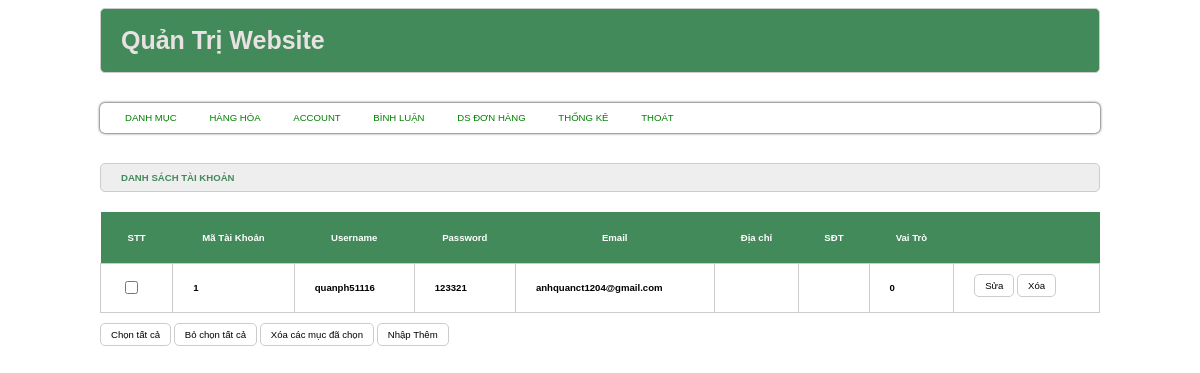
The app's page /admin/index.php?act=dskh with its own data.
### tables this page shows
CREATE TABLE `taikhoan` (
  `id` int NOT NULL,
  `user` varchar(50) NOT NULL,
  `pass` varchar(50) NOT NULL,
  `email` varchar(255) NOT NULL,
  `diachi` varchar(255) DEFAULT NULL,
  `sdt` varchar(20) DEFAULT NULL,
  `vaitro` tinyint NOT NULL DEFAULT '0'
);

### model/pdo.php (called while the page is built, shortened)
<?php
function pdo_connection()
{
    $dburl = "mysql:host=localhost;dbname=duanmau1;charset=utf8";
    $username = 'root';
    $password = '';
    try {
        $conn = new PDO($dburl, $username, $password);
        $conn->setAttribute(PDO::ATTR_ERRMODE, PDO::ERRMODE_EXCEPTION);
        return $conn;
    } catch (PDOException $e) {
        die("Connection failed: " . $e->getMessage());
    }
}
function pdo_query($sql, $params = [])
{
    try {
        $conn = pdo_connection();
        $stmt = $conn->prepare($sql);
        $stmt->execute($params);
        return $stmt->fetchAll(PDO::FETCH_ASSOC);
    } catch (PDOException $e) {
        throw $e;
    } finally {
        unset($conn);
    }
}

### model/taikhoan.php (called while the page is built, shortened)
<?php
function loadall_taikhoan()
{
    $sql = "SELECT * FROM taikhoan ORDER BY id DESC";
    return pdo_query($sql);
}

### admin/taikhoan/list.php (the view, shortened to what this page needs)
<?php
$listtaikhoan = loadall_taikhoan();
?>
<div class="row">
    <div class="row frmtitle">
        <h2>DANH SÁCH TÀI KHOẢN </h2>
    </div>
    <div class="row frmcontent">
        <div class="row mb20 frmdsloai">
            <table>
                <tr>
                    <th>STT</th>
                    <th>Mã Tài Khoản</th>
                    <th>Username</th>
                    <th>Password</th>
                    <th>Email</th>
                    <th>Địa chỉ</th>
                    <th>SĐT</th>
                    <th>Vai Trò</th>
                    <th></th>
                </tr>
                <?php
                foreach ($listtaikhoan as $taikhoan) {
                    extract($taikhoan);
                    $suatk = "index.php?act=suatk&id=" . $id;
                    $xoatk = "index.php?act=xoatk&id=" . $id;
                    echo '                        <tr>
                            <td><input type="checkbox"></td>
                            <td>' . $id . '</td>
                            <td>' . $user . '</td>
                            <td>' . $pass . '</td>
                            <td>' . $email . '</td>
                            <td>' . $diachi . '</td>
                            <td>' . $sdt . '</td>
                            <td>' . $vaitro . '</td>
                            <td><a href="' . $suatk . '"><input type="button" value="Sửa"></a>
        <a href="' . $xoatk . '" onclick="return confirm(\'Bạn có chắc chắn muốn xóa?\')"><input type="button" value="Xóa"></a>
                            </td>
                        </tr>';
                };
                ?>
        </div>
        <div class="row mb20">
            <input type="button" value="Chọn tất cả">
            <input type="button" value="Bỏ chọn tất cả">
            <input type="button" value="Xóa các mục đã chọn">
            <a href="index.php?act=index.php"><input type="button" value="Nhập Thêm"></a>
        </div>
    </div>
</div>

### css/css.css (style rules this page uses)
* { box-sizing: border-box; font-family: sans-serif; font-size: 0.8vw; }
.row { float: left; width: 100%; }
.formtaikhoan input[type="submit"], .frmcontent input[type="submit"], .frmcontent input[type="reset"], .formtaikhoan input[type="reset"], .frmcontent input[type="button"] { border: 1px #CCC solid; padding: 5px 10px; border-radius: 5px; background-color: white; margin-bottom: 5px; }
.frmtitle { background-color: #EEE; border: 1px #CCC solid; color: #438a5b; border-radius: 5px; padding: 0px 20px; }
.frmcontent { padding: 20px 0px; }
.frmdsloai table { width: 100%; border-collapse: collapse; color: white; margin-bottom: 10px; }
.frmdsloai table th { padding: 20px; background-color: #438a5b; }
.frmdsloai table td { padding: 10px 20px; border: 1px #CCC solid; color: black; font-weight: bold; }

### records on screen
taikhoan: id "1", user "quanph51116", pass "123321", email "anhquanct1204@gmail.com", vaitro "0"
